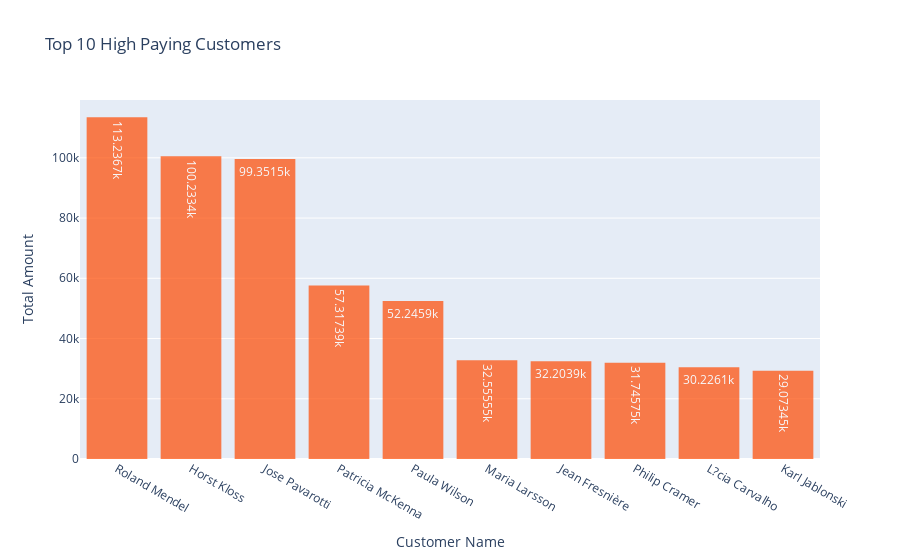

Notebook cell for this chart:
### Markdown cell above
**2- Using Plotly Library:**

### Code cell
px_bar = px.bar(data_frame=customer_group,
       x="fullname",
       y="totalamount",
       text_auto=True,
       title="Top 10 High Paying Customers",
       labels={
           "fullname" : "Customer Name",
           "totalamount" : "Total Amount"
       },
       )

px_bar.update_traces(
    marker_color="rgb(255,73,0)",
    marker_line_color="rgb(255,73,0)",
    marker_line_width=1.5,
    textposition="inside",
    opacity=0.7
)

### Figure 1 — Plotly figure (JSON) as saved in the notebook; plotly's stock layout.template omitted (floating-point values rounded to 4 significant figures)
{"data": [{"alignmentgroup": "True", "hovertemplate": "Customer Name=%{x}<br>Total Amount=%{y}<extra></extra>", "legendgroup": "", "marker": {"color": "rgb(255,73,0)", "line": {"color": "rgb(255,73,0)", "width": 1.5}, "pattern": {"shape": ""}}, "name": "", "offsetgroup": "", "opacity": 0.7, "orientation": "v", "showlegend": false, "textposition": "inside", "texttemplate": "%{y}", "type": "bar", "x": ["Roland Mendel", "Horst Kloss", "Jose Pavarotti", "Patricia McKenna", "Paula Wilson", "Maria Larsson", "Jean Fresnière", "Philip Cramer", "L?cia Carvalho", "Karl Jablonski"], "xaxis": "x", "y": [113200.0, 100200.0, 99350.0, 57320.0, 52250.0, 32560.0, 32200.0, 31750.0, 30230.0, 29070.0], "yaxis": "y"}], "layout": {"barmode": "relative", "legend": {"tracegroupgap": 0}, "title": {"text": "Top 10 High Paying Customers"}, "xaxis": {"anchor": "y", "domain": [0, 1], "title": {"text": "Customer Name"}}, "yaxis": {"anchor": "x", "domain": [0, 1], "title": {"text": "Total Amount"}}}}
